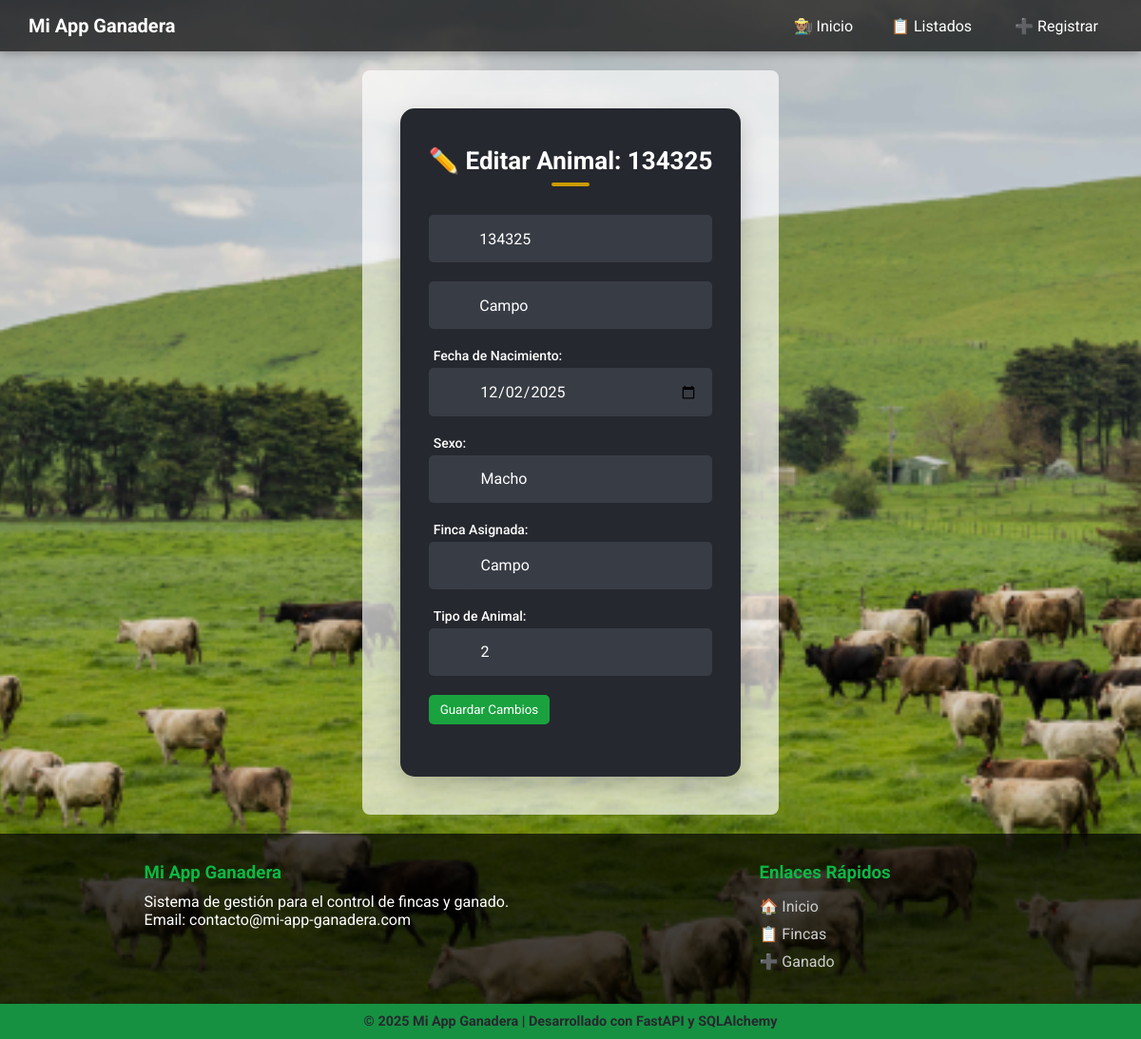
Page /ganado/editar/1 on the committed database.
### models.py (models this page shows)
class Ganado(Base):
    __tablename__ = "ganados"
    id = Column(Integer, primary_key=True, index=True)
    identificacion = Column(String, index=True, unique=True, nullable=False)
    nombre = Column(String(100), nullable=True)
    edad = Column(Integer, nullable=False)
    sexo = Column(String(10), nullable=False)
    fecha_nacimiento = Column(Date)
    finca_id = Column(Integer, ForeignKey("fincas.id"), nullable=False)
    tipo_animal_id = Column(Integer, ForeignKey("tipos_animales.id"), nullable=False)
    fecha_registro = Column(DateTime, default=datetime.utcnow)
    foto = Column(String, nullable=True)
    finca = relationship("Finca", back_populates="ganados")
    tipo_animal = relationship("TipoAnimal", back_populates="ganados")

class Finca(Base):
    __tablename__ = "fincas"
    id = Column(Integer, primary_key=True, index=True)
    nombre = Column(String(100), nullable=False)
    tamaño = Column(Integer, nullable=False)
    ubicacion = Column(String(200), nullable=False)
    fecha_creacion = Column(DateTime, default=datetime.utcnow)
    ganados = relationship(
        "Ganado",
        back_populates="finca",
        cascade="all, delete-orphan"
    )

class TipoAnimal(Base):
    __tablename__ = "tipos_animales"
    id = Column(Integer, primary_key=True, index=True)
    nombre = Column(String, unique=True, index=True)
    ganados = relationship("Ganado", back_populates="tipo_animal")

### routers/ganado.py (the view)
@router.get("/editar/{ganado_id}")
async def editar_ganado_view(ganado_id: int, request: Request, db: Session = Depends(get_db)):
    ganado = db.query(models.Ganado).filter(models.Ganado.id == ganado_id).first()
    if not ganado:
        raise HTTPException(status_code=404, detail="Ganado no encontrado")
    fincas = db.query(models.Finca).all()
    tipos_animales = db.query(models.TipoAnimal).all()
    return templates.TemplateResponse(
        "ganado/editar_ganado.html",
        {
            "request": request,
            "ganado": ganado,
            "fincas": fincas,
            "tipos_animales": tipos_animales
        }
    )

### templates/ganado/editar_ganado.html (shortened to what this page needs)
{% extends "base.html" %}
{% block content %}
<div class="main-container">
    <div class="card">
        <h1>✏️ Editar Animal: {{ ganado.identificacion }}</h1>
        <form id="editarGanadoForm">
            <div class="input-group">
                <div class="icon-container"></div>
                <input type="text" id="identificacion" placeholder="Identificación / Arete" required
                       value="{{ ganado.identificacion }}">
            </div>
            <div class="input-group">
                <div class="icon-container"></div>
                <input type="text" id="nombre" placeholder="Nombre (opcional)"
                       value="{{ ganado.nombre or '' }}">
            </div>
            <label for="fecha_nacimiento" class="input-label">Fecha de Nacimiento:</label>
            <div class="input-group">
                <div class="icon-container"></div>
                <input type="date" id="fecha_nacimiento" required
                       value="{{ ganado.fecha_nacimiento }}">
            </div>
            <label for="sexo" class="input-label">Sexo:</label>
            <div class="input-group">
                <div class="icon-container"></div>
                <select id="sexo" required>
                    <option value="Macho" {% if ganado.sexo == 'Macho' %}selected{% endif %}>Macho</option>
                </select>
            </div>
            <label for="finca_id" class="input-label">Finca Asignada:</label>
            <div class="input-group">
                <div class="icon-container"></div>
                <select id="finca_id" required>
                    {% for finca in fincas %}
                        <option value="{{ finca.id }}"
                                {% if finca.id == ganado.finca_id %}selected{% endif %}>
                            {{ finca.nombre }}
                        </option>
                    {% endfor %}
                </select>
            </div>
            <label for="tipo_animal_id" class="input-label">Tipo de Animal:</label>
            <div class="input-group">
                <div class="icon-container"></div>
                <select id="tipo_animal_id" required>
                    {% for tipo in tipos_animales %}
                        <option value="{{ tipo.id }}"
                                {% if tipo.id == ganado.tipo_animal_id %}selected{% endif %}>
                            {{ tipo.nombre }}
                        </option>
                    {% endfor %}
                    </select>
            </div>
            <button type="submit" class="btn btn-primary"> Guardar Cambios</button>
        </form>
    </div>
</div>
{% endblock %}

### static/css/styles.css (style rules this page uses)
* { margin: 0; padding: 0; box-sizing: border-box; font-family: 'Roboto', sans-serif; }
html, body { height: 100%; margin: 0; }
body { display: flex; flex-direction: column; min-height: 100vh; background-color: #dcdcdc; }
.main-container { flex: 1; display: flex; justify-content: center; align-items: center; padding: 20px; }
button, input[type="submit"] { background: #1aa23f; color: white; padding: 8px 12px; border: none; cursor: pointer; border-radius: 5px; transition: background-color 0.3s; }
.card { background-color: #26282f; width: 100%; max-width: 400px; padding: 40px 30px; border-radius: 15px; box-shadow: 0 10px 25px rgba(0,0,0,0.2); text-align: center; }
.card h1 { color: #ffffff; margin-bottom: 30px; font-size: 26px; position: relative; display: inline-block; }
.card h1::after { content: ''; display: block; width: 40px; height: 4px; background-color: #cb9c00; margin: 8px auto 0 auto; border-radius: 2px; }
.card label, .card .field-title { color: #ffffff; font-size: 14px; font-weight: 500; text-align: left; display: block; margin-bottom: 5px; margin-top: 10px; padding: 0 5px; }
.card form { text-align: left; }
.input-group { background-color: #383c45; border-radius: 5px; margin-bottom: 20px; display: flex; align-items: center; padding: 5px; }
.icon-container { width: 45px; height: 40px; display: flex; justify-content: center; align-items: center; }
.input-group input { background: transparent; border: none; outline: none; color: #ffffff; width: 100%; padding: 10px; font-size: 16px; }
.input-group input::placeholder { color: #b0b0b0; }
.input-group select { background: transparent; border: none; outline: none; color: #ffffff; width: 100%; padding: 10px; font-size: 16px; cursor: pointer; -webkit-appearance: none; -moz-appearance: none; appearance: none; background-color: #383c45; border-radius: 5px; margin: -5px; padding: 15px; line-height: 1; }
.input-group select option { background-color: #383c45; color: #ffffff; padding: 10px; }

### templates/base.html (style rules this page uses)
body { margin: 0; font-family: 'Roboto', sans-serif; min-height: 100vh; background-image: url('/static/img/fondo.png'); background-size: cover; background-position: center; background-repeat: no-repeat; background-attachment: fixed; }

### rows in the picture
Ganado: identificacion "134325", nombre "Campo", fecha_nacimiento "12/02/2025", sexo "Macho", finca.nombre "Campo", tipo_animal.nombre "2"
